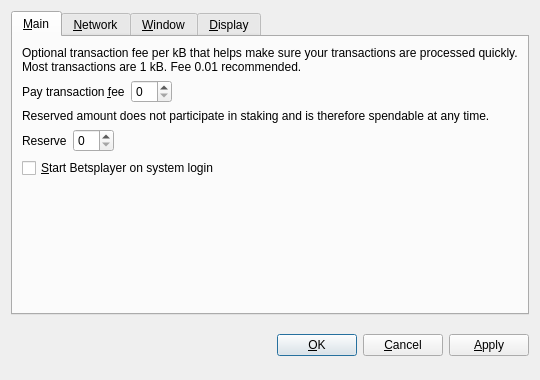
<?xml version="1.0" encoding="UTF-8"?>
<ui version="4.0">
 <class>OptionsDialog</class>
 <widget class="QDialog" name="OptionsDialog">
  <property name="geometry">
   <rect>
    <x>0</x>
    <y>0</y>
    <width>540</width>
    <height>380</height>
   </rect>
  </property>
  <property name="windowTitle">
   <string>Options</string>
  </property>
  <property name="styleSheet">
   <string notr="true">background-image: url(:/images/bg);</string>
  </property>
  <property name="modal">
   <bool>true</bool>
  </property>
  <layout class="QVBoxLayout" name="verticalLayout">
   <item>
    <widget class="QTabWidget" name="tabWidget">
     <property name="tabPosition">
      <enum>QTabWidget::North</enum>
     </property>
     <property name="currentIndex">
      <number>0</number>
     </property>
     <widget class="QWidget" name="tabMain">
      <attribute name="title">
       <string>&amp;Main</string>
      </attribute>
      <layout class="QVBoxLayout" name="verticalLayout_Main">
       <item>
        <widget class="QLabel" name="transactionFeeInfoLabel">
         <property name="text">
          <string>Optional transaction fee per kB that helps make sure your transactions are processed quickly. Most transactions are 1 kB. Fee 0.01 recommended.</string>
         </property>
         <property name="textFormat">
          <enum>Qt::PlainText</enum>
         </property>
         <property name="wordWrap">
          <bool>true</bool>
         </property>
        </widget>
       </item>
       <item>
        <layout class="QHBoxLayout" name="horizontalLayoutFee">
         <item>
          <widget class="QLabel" name="transactionFeeLabel">
           <property name="text">
            <string>Pay transaction &amp;fee</string>
           </property>
           <property name="textFormat">
            <enum>Qt::PlainText</enum>
           </property>
           <property name="buddy">
            <cstring>transactionFee</cstring>
           </property>
          </widget>
         </item>
         <item>
          <widget class="BitcoinAmountField" name="transactionFee"/>
         </item>
         <item>
          <spacer name="horizontalSpacerFee">
           <property name="orientation">
            <enum>Qt::Horizontal</enum>
           </property>
           <property name="sizeHint" stdset="0">
            <size>
             <width>40</width>
             <height>20</height>
            </size>
           </property>
          </spacer>
         </item>
        </layout>
       </item>
       <item>
        <widget class="QLabel" name="reserveBalanceInfoLabel">
         <property name="text">
          <string>Reserved amount does not participate in staking and is therefore spendable at any time.</string>
         </property>
         <property name="textFormat">
          <enum>Qt::PlainText</enum>
         </property>
         <property name="wordWrap">
          <bool>true</bool>
         </property>
        </widget>
       </item>
       <item>
        <layout class="QHBoxLayout" name="horizontalLayoutReserveBalance">
         <item>
          <widget class="QLabel" name="reserveBalanceLabel">
           <property name="text">
            <string>Reserve</string>
           </property>
           <property name="textFormat">
            <enum>Qt::PlainText</enum>
           </property>
           <property name="buddy">
            <cstring>reserveBalance</cstring>
           </property>
          </widget>
         </item>
         <item>
          <widget class="BitcoinAmountField" name="reserveBalance"/>
         </item>
         <item>
          <spacer name="horizontalSpacerReserveBalance">
           <property name="orientation">
            <enum>Qt::Horizontal</enum>
           </property>
           <property name="sizeHint" stdset="0">
            <size>
             <width>40</width>
             <height>20</height>
            </size>
           </property>
          </spacer>
         </item>
        </layout>
       </item>
       <item>
        <widget class="QCheckBox" name="bitcoinAtStartup">
         <property name="toolTip">
          <string>Automatically start Betsplayer after logging in to the system.</string>
         </property>
         <property name="text">
          <string>&amp;Start Betsplayer on system login</string>
         </property>
        </widget>
       </item>
       <item>
        <spacer name="verticalSpacer_Main">
         <property name="orientation">
          <enum>Qt::Vertical</enum>
         </property>
         <property name="sizeHint" stdset="0">
          <size>
           <width>20</width>
           <height>40</height>
          </size>
         </property>
        </spacer>
       </item>
      </layout>
     </widget>
     <widget class="QWidget" name="tabNetwork">
      <attribute name="title">
       <string>&amp;Network</string>
      </attribute>
      <layout class="QVBoxLayout" name="verticalLayout_Network">
       <item>
        <widget class="QCheckBox" name="mapPortUpnp">
         <property name="toolTip">
          <string>Automatically open the Betsplayer client port on the router. This only works when your router supports UPnP and it is enabled.</string>
         </property>
         <property name="text">
          <string>Map port using &amp;UPnP</string>
         </property>
        </widget>
       </item>
       <item>
        <widget class="QCheckBox" name="connectSocks">
         <property name="toolTip">
          <string>Connect to the Betsplayer network through a SOCKS proxy (e.g. when connecting through Tor).</string>
         </property>
         <property name="text">
          <string>&amp;Connect through SOCKS proxy:</string>
         </property>
        </widget>
       </item>
       <item>
        <layout class="QHBoxLayout" name="horizontalLayout_Network">
         <item>
          <widget class="QLabel" name="proxyIpLabel">
           <property name="text">
            <string>Proxy &amp;IP:</string>
           </property>
           <property name="textFormat">
            <enum>Qt::PlainText</enum>
           </property>
           <property name="buddy">
            <cstring>proxyIp</cstring>
           </property>
          </widget>
         </item>
         <item>
          <widget class="QValidatedLineEdit" name="proxyIp">
           <property name="maximumSize">
            <size>
             <width>140</width>
             <height>16777215</height>
            </size>
           </property>
           <property name="toolTip">
            <string>IP address of the proxy (e.g. 127.0.0.1)</string>
           </property>
          </widget>
         </item>
         <item>
          <widget class="QLabel" name="proxyPortLabel">
           <property name="text">
            <string>&amp;Port:</string>
           </property>
           <property name="textFormat">
            <enum>Qt::PlainText</enum>
           </property>
           <property name="buddy">
            <cstring>proxyPort</cstring>
           </property>
          </widget>
         </item>
         <item>
          <widget class="QLineEdit" name="proxyPort">
           <property name="maximumSize">
            <size>
             <width>55</width>
             <height>16777215</height>
            </size>
           </property>
           <property name="toolTip">
            <string>Port of the proxy (e.g. 9050)</string>
           </property>
          </widget>
         </item>
         <item>
          <widget class="QLabel" name="socksVersionLabel">
           <property name="text">
            <string>SOCKS &amp;Version:</string>
           </property>
           <property name="textFormat">
            <enum>Qt::PlainText</enum>
           </property>
           <property name="buddy">
            <cstring>socksVersion</cstring>
           </property>
          </widget>
         </item>
         <item>
          <widget class="QValueComboBox" name="socksVersion">
           <property name="toolTip">
            <string>SOCKS version of the proxy (e.g. 5)</string>
           </property>
          </widget>
         </item>
         <item>
          <spacer name="horizontalSpacer_Network">
           <property name="orientation">
            <enum>Qt::Horizontal</enum>
           </property>
           <property name="sizeHint" stdset="0">
            <size>
             <width>40</width>
             <height>20</height>
            </size>
           </property>
          </spacer>
         </item>
        </layout>
       </item>
       <item>
        <spacer name="verticalSpacer_Network">
         <property name="orientation">
          <enum>Qt::Vertical</enum>
         </property>
         <property name="sizeHint" stdset="0">
          <size>
           <width>20</width>
           <height>40</height>
          </size>
         </property>
        </spacer>
       </item>
      </layout>
     </widget>
     <widget class="QWidget" name="tabWindow">
      <attribute name="title">
       <string>&amp;Window</string>
      </attribute>
      <layout class="QVBoxLayout" name="verticalLayout_Window">
       <item>
        <widget class="QCheckBox" name="minimizeToTray">
         <property name="toolTip">
          <string>Show only a tray icon after minimizing the window.</string>
         </property>
         <property name="text">
          <string>&amp;Minimize to the tray instead of the taskbar</string>
         </property>
        </widget>
       </item>
       <item>
        <widget class="QCheckBox" name="minimizeOnClose">
         <property name="toolTip">
          <string>Minimize instead of exit the application when the window is closed. When this option is enabled, the application will be closed only after selecting Quit in the menu.</string>
         </property>
         <property name="text">
          <string>M&amp;inimize on close</string>
         </property>
        </widget>
       </item>
       <item>
        <spacer name="verticalSpacer_Window">
         <property name="orientation">
          <enum>Qt::Vertical</enum>
         </property>
         <property name="sizeHint" stdset="0">
          <size>
           <width>20</width>
           <height>40</height>
          </size>
         </property>
        </spacer>
       </item>
      </layout>
     </widget>
     <widget class="QWidget" name="tabDisplay">
      <attribute name="title">
       <string>&amp;Display</string>
      </attribute>
      <layout class="QVBoxLayout" name="verticalLayout_Display">
       <item>
        <layout class="QHBoxLayout" name="horizontalLayout_1_Display">
         <item>
          <widget class="QLabel" name="langLabel">
           <property name="text">
            <string>User Interface &amp;language:</string>
           </property>
           <property name="textFormat">
            <enum>Qt::PlainText</enum>
           </property>
           <property name="buddy">
            <cstring>lang</cstring>
           </property>
          </widget>
         </item>
         <item>
          <widget class="QValueComboBox" name="lang">
           <property name="toolTip">
            <string>The user interface language can be set here. This setting will take effect after restarting Betsplayer.</string>
           </property>
          </widget>
         </item>
        </layout>
       </item>
       <item>
        <layout class="QHBoxLayout" name="horizontalLayout_2_Display">
         <item>
          <widget class="QLabel" name="unitLabel">
           <property name="text">
            <string>&amp;Unit to show amounts in:</string>
           </property>
           <property name="textFormat">
            <enum>Qt::PlainText</enum>
           </property>
           <property name="buddy">
            <cstring>unit</cstring>
           </property>
          </widget>
         </item>
         <item>
          <widget class="QValueComboBox" name="unit">
           <property name="toolTip">
            <string>Choose the default subdivision unit to show in the interface and when sending coins.</string>
           </property>
          </widget>
         </item>
        </layout>
       </item>
       <item>
        <widget class="QCheckBox" name="displayAddresses">
         <property name="toolTip">
          <string>Whether to show Betsplayer addresses in the transaction list or not.</string>
         </property>
         <property name="text">
          <string>&amp;Display addresses in transaction list</string>
         </property>
        </widget>
       </item>
       <item>
        <widget class="QCheckBox" name="coinControlFeatures">
         <property name="toolTip">
          <string>Whether to show coin control features or not.</string>
         </property>
         <property name="text">
          <string>Display coin &amp;control features (experts only!)</string>
         </property>
        </widget>
       </item>
       <item>
        <spacer name="verticalSpacer_Display">
         <property name="orientation">
          <enum>Qt::Vertical</enum>
         </property>
         <property name="sizeHint" stdset="0">
          <size>
           <width>20</width>
           <height>40</height>
          </size>
         </property>
        </spacer>
       </item>
      </layout>
     </widget>
    </widget>
   </item>
   <item>
    <layout class="QHBoxLayout" name="horizontalLayout_Buttons">
     <item>
      <spacer name="horizontalSpacer_1">
       <property name="orientation">
        <enum>Qt::Horizontal</enum>
       </property>
       <property name="sizeHint" stdset="0">
        <size>
         <width>40</width>
         <height>48</height>
        </size>
       </property>
      </spacer>
     </item>
     <item>
      <widget class="QLabel" name="statusLabel">
       <property name="font">
        <font>
         <weight>75</weight>
         <bold>true</bold>
        </font>
       </property>
       <property name="text">
        <string/>
       </property>
       <property name="textFormat">
        <enum>Qt::PlainText</enum>
       </property>
       <property name="wordWrap">
        <bool>true</bool>
       </property>
      </widget>
     </item>
     <item>
      <spacer name="horizontalSpacer_2">
       <property name="orientation">
        <enum>Qt::Horizontal</enum>
       </property>
       <property name="sizeHint" stdset="0">
        <size>
         <width>40</width>
         <height>48</height>
        </size>
       </property>
      </spacer>
     </item>
     <item>
      <widget class="QPushButton" name="okButton">
       <property name="text">
        <string>&amp;OK</string>
       </property>
      </widget>
     </item>
     <item>
      <widget class="QPushButton" name="cancelButton">
       <property name="text">
        <string>&amp;Cancel</string>
       </property>
       <property name="autoDefault">
        <bool>false</bool>
       </property>
      </widget>
     </item>
     <item>
      <widget class="QPushButton" name="applyButton">
       <property name="text">
        <string>&amp;Apply</string>
       </property>
       <property name="autoDefault">
        <bool>false</bool>
       </property>
      </widget>
     </item>
    </layout>
   </item>
  </layout>
 </widget>
 <customwidgets>
  <customwidget>
   <class>BitcoinAmountField</class>
   <extends>QSpinBox</extends>
   <header>bitcoinamountfield.h</header>
   <container>1</container>
  </customwidget>
  <customwidget>
   <class>QValueComboBox</class>
   <extends>QComboBox</extends>
   <header>qvaluecombobox.h</header>
  </customwidget>
  <customwidget>
   <class>QValidatedLineEdit</class>
   <extends>QLineEdit</extends>
   <header>qvalidatedlineedit.h</header>
  </customwidget>
 </customwidgets>
 <resources/>
 <connections/>
</ui>
